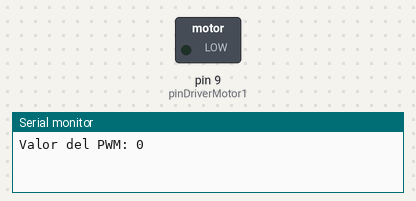
Bench run of a sketch on a simulated Arduino Uno, built with avr-gcc and run on an emulated ATmega328P. On the bench: switched loads named in the sketch (green lamp = pin HIGH), the last lines printed to the serial monitor.

Above: at 0.05 s.
At 30.05 s:
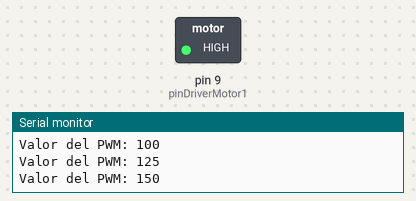
At 39.95 s:
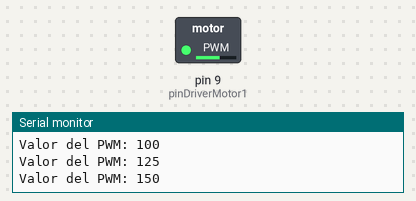
Timing chart, 0 to 52.0 s (numbered marks = the images above):
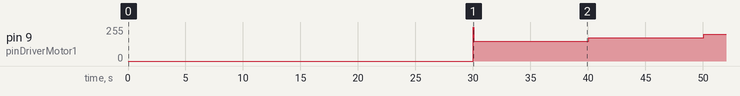

The sketch:

Control_Motore.ino
```cpp
//Variable para indicar el PIN donde vamos a conectar el driver del motor de pasos
const int pinDriverMotor1 = 9;
/*Bandera para indicar que si estamos en el momento de arranque se envie una señal digital
para que el motor comience a funcionar*/
int bandera_arranque;


/* El motor funciona para valores del PWM entre 150
y 255 luego por debajo de los límites no arrancaremos el motor*/
const int limite_inferior = 150;
const int limite_superior = 255;

void setup() {
  //Inicializamos las variables
  bandera_arranque = 0;
  //Indicamos que el pin queremos que sea de salida
  pinMode(pinDriverMotor1, OUTPUT);
  //Iniciamos la comunicación serie
  Serial.begin(9600);
}

void loop() {

  for (int a = 0; a<=255; a+=25){

    //Representamos los valores por la terminal serie
    Serial.print("Valor del PWM: ");
    Serial.println(a);

    //Comprobamos si los valores estan entre los límite
    if (a >= limite_inferior && a <=limite_superior){
      //Comproamos si hemos arrancado ya los motores
      if (bandera_arranque == 0){
          //Cambiamos el valor para indicar que hemos arrancado el motor
          bandera_arranque = 10;
          //Creamos la señal digital durante 50 microsegundos
          digitalWrite(pinDriverMotor1, HIGH);
          delay(50);
      }
      analogWrite(pinDriverMotor1, a);
      //Retraso de prueba para mantenernos un tiempo en ese estado
      delay(5000);
    }
    //Si los valores sobrepasan los límites
    else {
      bandera_arranque = 0;
      digitalWrite(pinDriverMotor1, LOW);
    }
    //Retraso de prueba para mantenernos un tiempo en ese estado
      delay(5000);
  }
}
```
